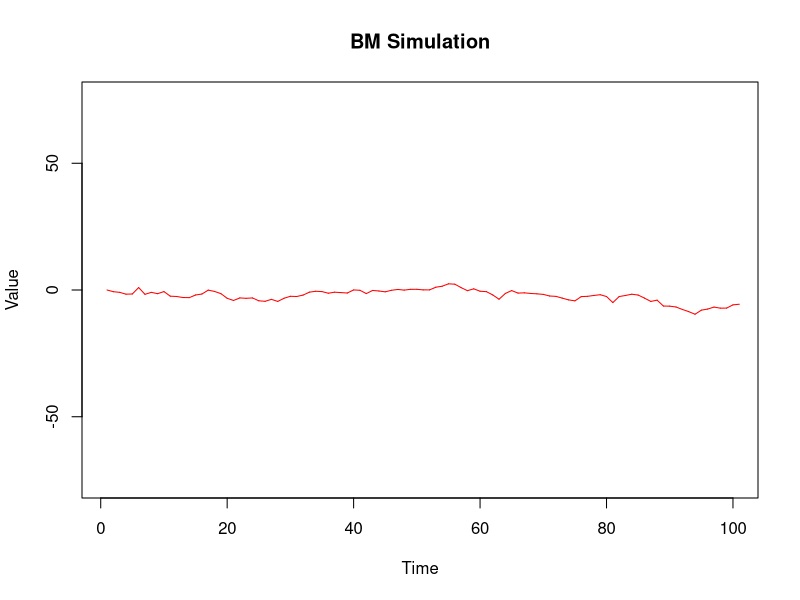
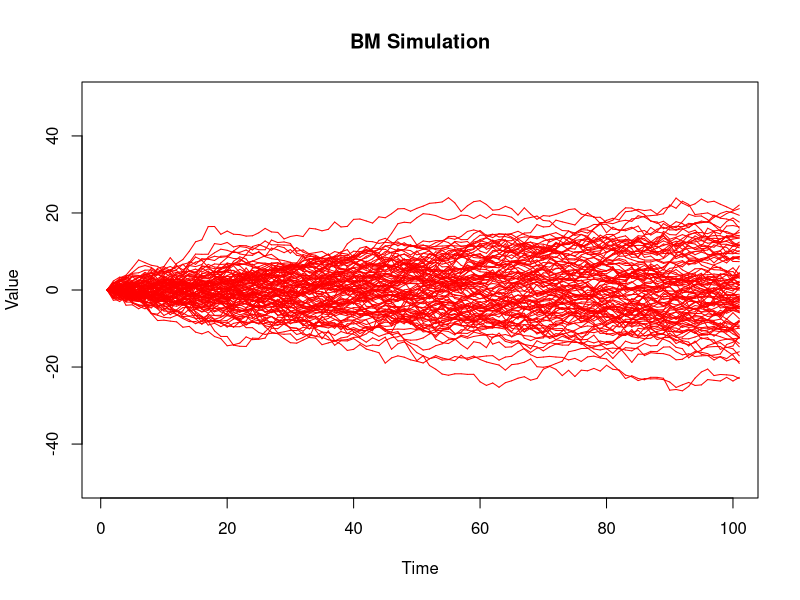
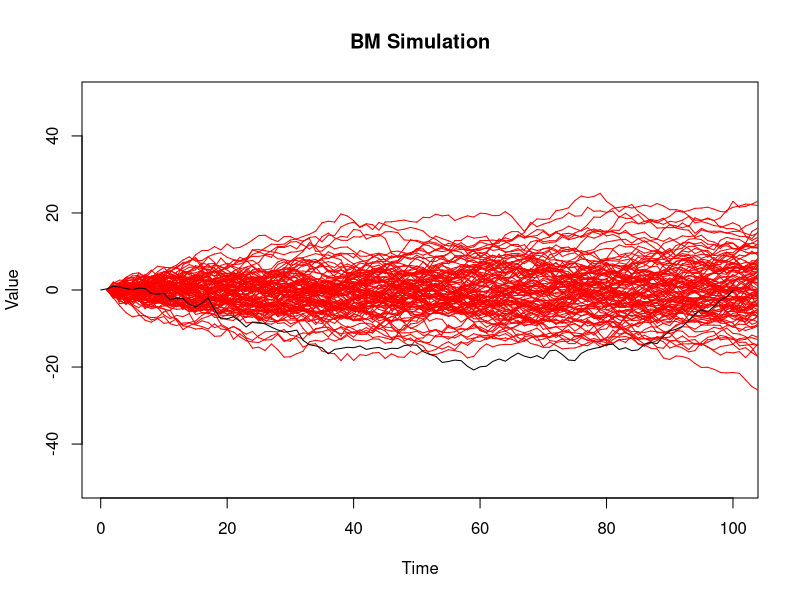
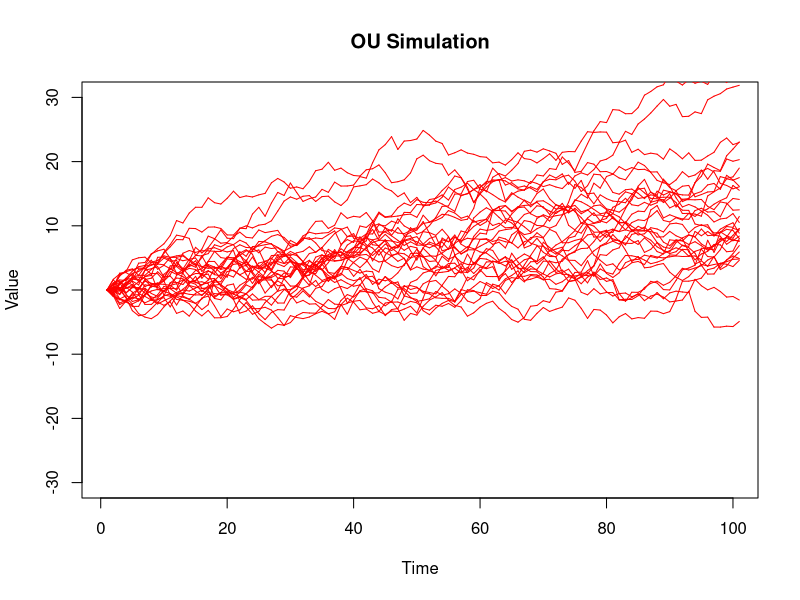

These figures' R source, in order:
### R code from vignette source 'simulationplots.Rnw'

###################################################
### code chunk number 1: simulationplots.Rnw:3-4
###################################################
options(width=80)


###################################################
### code chunk number 2: simulationplots.Rnw:34-35 (eval = FALSE)
###################################################
##   x[i+1] <- x[i] + devs[i]


###################################################
### code chunk number 3: simulationplots.Rnw:39-41
###################################################
nsteps = 100       # number of steps in our simulation
devs =rnorm(nsteps)    # 100 draws from a normal distribution


###################################################
### code chunk number 4: devs
###################################################
x <- c(0:100)  # initialize x (create a vector of the appropriate length)

for (i in 1:nsteps)  # a loop which will run ngens times
{
   x[i+1] <- x[i] + devs[i]   # add random draw to old value of phenotype
}


###################################################
### code chunk number 5: simulationplots.Rnw:55-56
###################################################
x   # take a look at the values of x, this is how x changes each generation


###################################################
### code chunk number 6: simulationplots.Rnw:60-71
###################################################
plot(1:length(devs), devs, type = "n", col="red", 
ylim = c(-max(devs)*30, max(devs)*30), 
xlab="Time", ylab="Value", main="BM Simulation")

x <- c(0:100)

for (i in 1:nsteps) 
{
   x[i+1] <- x[i] + devs[i]
   lines(i:(i+1), x[i:(i+1)], col="red")
}


###################################################
### code chunk number 7: simulationplots.Rnw:75-76 (eval = FALSE)
###################################################
## x[i+1] <- x[i] + sigma * devs[i]


###################################################
### code chunk number 8: simulationplots.Rnw:80-98
###################################################
bm.plot <- function( sigma=1, ngens=100, nlineages=100, yylim=c(-50, 50) )
{
    plot(1:length(devs), devs, type = "n", col="red", 
    ylim = yylim, 
    xlab="Time", ylab="Value", main="BM Simulation")

    for (i in 1:nlineages)       # number of lineages to simulate
    {
        x <- c(0:100)
        devs =rnorm(ngens)    # draws from a normal distribution each gen
        for (i in 1:ngens) 
        {
           x[i+1] <- x[i] + sigma*devs[i]   # BM equation   
       	# step through time, increasing x a little bit each time
           lines(i:(i+1), x[i:(i+1)], col="red")   # plot line segment
        }
    }    
}


###################################################
### code chunk number 9: simulationplots.Rnw:103-104
###################################################
bm.plot()


###################################################
### code chunk number 10: simulationplots.Rnw:110-111
###################################################
bm.plot( sigma=1, ngens=300 ) 


###################################################
### code chunk number 11: simulationplots.Rnw:116-136
###################################################
bm.plot <- function( sigma=1, ngens=100, nlineages=100, yylim=c(-50, 50) ) 
{
    plot(1:length(devs), devs, type = "n", col="red", ylim = yylim,
     xlab="Time", ylab="Value", main="BM Simulation")
     xfinal <- c(1:nlineages)  ### initialze final values
 
     for (j in 1:nlineages) # number of lineages to simulate
     {
         x <- c(0:ngens)
         devs =rnorm(ngens) # draws from a normal distribution, one per generation
	for (i in 1:ngens) 
	{
	    x[i+1] <- x[i] + sigma*devs[i]     # BM equation
	    # step through time, increasing x a little bit each time
	    lines(i:(i+1), x[i:(i+1)], col="red")  # plot line segment
	 }
	 xfinal[j] <- x[ngens+1]     ### collect the last value in each lineage
     }
    return(xfinal)     ### return the final values
} 


###################################################
### code chunk number 12: simulationplots.Rnw:144-146 (eval = FALSE)
###################################################
##     sigma=1
##     cumsum(rnorm(nsteps, sd=sigma)) 


###################################################
### code chunk number 13: simulationplots.Rnw:150-152 (eval = FALSE)
###################################################
##     y <- c(0, cumsum(rnorm(nsteps, sd=sigma)) )
##     lines(0:nsteps, y)


###################################################
### code chunk number 14: simulationplots.Rnw:156-158
###################################################
   sigma=1
   lines(0:nsteps, c(0, cumsum(rnorm(nsteps, sd=sigma))))


###################################################
### code chunk number 15: simulationplots.Rnw:162-172
###################################################
bm.plot <- function( sigma=1, nsteps=100, nlineages=100, yylim=c(-50, 50))
{
# Set up plotting environment
	plot(0, 0, type = "n", xlab = "Time", ylab = "Trait", 
		xlim=c(0, nsteps), ylim=yylim)

# Draw random deviates and plot
	lapply( 1:nlineages, function(x) 
	  lines(0:nsteps, c(0, cumsum(rnorm(nsteps, sd=sigma)))))
}


###################################################
### code chunk number 16: simulationplots.Rnw:210-211 (eval = FALSE)
###################################################
##          x[i+1] = alpha*(theta-x[i])+x[i] + sigma*devs[i]


###################################################
### code chunk number 17: simulationplots.Rnw:216-235
###################################################
ou.plot <- function( alpha=0.005, theta=0, sigma=1, ngens=100, nwalks=30,  yylim=c(-30, 30) )
{
     plot(1:length(devs), devs, type = "n", col="red", ylim = yylim,
     xlab="Time", ylab="Value", main="OU Simulation")
     xfinal <- c(1:nwalks)

     for (j in 1:nwalks)   ### number of lineages to simulate
     {
         x <- c(0:ngens)
         devs =rnorm(ngens)
         for (i in 1:ngens) 
         {
             x[(i+1)] = alpha*(theta-x[i])+x[i] + sigma*devs[i]
             lines(i:(i+1), x[i:(i+1)], col="red") ### plot line segment 
         }
         xfinal[j] <- x[ngens+1]    ### collect last value at each lineage 
     }
     return(xfinal)    ### return the final values
}


###################################################
### code chunk number 18: simulationplots.Rnw:239-240
###################################################
ou.plot( theta=30 )


###################################################
### code chunk number 19: simulationplots.Rnw:268-269 (eval = FALSE)
###################################################
## source("OU.sim.branch.R")


###################################################
### code chunk number 20: simulationplots.Rnw:274-275 (eval = FALSE)
###################################################
## OU.sim.branch


###################################################
### code chunk number 21: simulationplots.Rnw:295-310 (eval = FALSE)
###################################################
## nsteps=100
## nlineages=30
## sigma=1
## sims <- sapply(1:nlineages, function(x) c(0, cumsum(rnorm(nsteps, sd=sigma))))
## yylim <- c(-30, 30)
## 
## png(filename="movies/Rplot%03d.png")  
##               # turn on png graphical device (write to file)
## for (i in 2:nlineages)
## {
## 	plot(0, 0, type = "n", xlab = "Time", ylab = "Trait", 
## 	xlim=c(0, nsteps), ylim=yylim)
## 	apply( sims[,1:i], 2 , function(x) lines(0:nsteps, x, col="red"))
## }
## dev.off()      # turn off png


